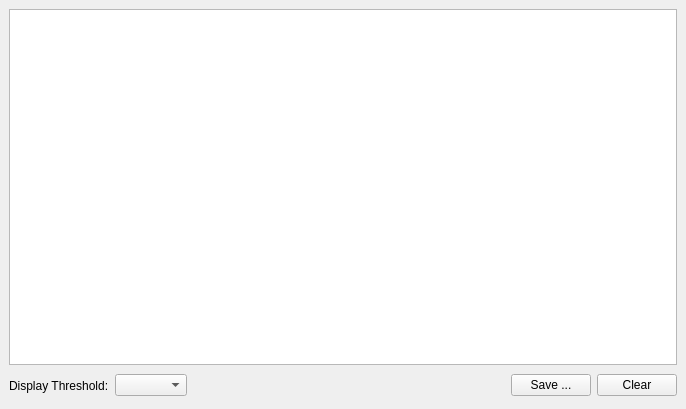
<ui version="4.0" >
 <author></author>
 <comment></comment>
 <exportmacro></exportmacro>
 <class>LogViewWidget</class>
 <widget class="QWidget" name="LogViewWidget" >
  <property name="geometry" >
   <rect>
    <x>0</x>
    <y>0</y>
    <width>686</width>
    <height>409</height>
   </rect>
  </property>
  <property name="windowTitle" >
   <string>Log Messages</string>
  </property>
  <layout class="QVBoxLayout" >
   <property name="margin" >
    <number>9</number>
   </property>
   <property name="spacing" >
    <number>6</number>
   </property>
   <item>
    <widget class="QTextEdit" name="TextArea" >
     <property name="readOnly" >
      <bool>true</bool>
     </property>
    </widget>
   </item>
   <item>
    <layout class="QHBoxLayout" >
     <property name="margin" >
      <number>0</number>
     </property>
     <property name="spacing" >
      <number>6</number>
     </property>
     <item>
      <widget class="QLabel" name="label" >
       <property name="text" >
        <string>Display Threshold:</string>
       </property>
      </widget>
     </item>
     <item>
      <widget class="QComboBox" name="ThresholdSelector" />
     </item>
     <item>
      <spacer>
       <property name="orientation" >
        <enum>Qt::Horizontal</enum>
       </property>
       <property name="sizeType" >
        <enum>QSizePolicy::Expanding</enum>
       </property>
       <property name="sizeHint" >
        <size>
         <width>291</width>
         <height>29</height>
        </size>
       </property>
      </spacer>
     </item>
     <item>
      <widget class="QPushButton" name="SaveButton" >
       <property name="text" >
        <string>Save ...</string>
       </property>
      </widget>
     </item>
     <item>
      <widget class="QPushButton" name="ClearButton" >
       <property name="text" >
        <string>Clear</string>
       </property>
      </widget>
     </item>
    </layout>
   </item>
  </layout>
 </widget>
 <layoutdefault spacing="6" margin="6" />
 <pixmapfunction>qPixmapFromMimeSource</pixmapfunction>
 <resources/>
 <connections>
  <connection>
   <sender>ClearButton</sender>
   <signal>pressed()</signal>
   <receiver>TextArea</receiver>
   <slot>clear()</slot>
   <hints>
    <hint type="sourcelabel" >
     <x>593</x>
     <y>376</y>
    </hint>
    <hint type="destinationlabel" >
     <x>406</x>
     <y>225</y>
    </hint>
   </hints>
  </connection>
 </connections>
</ui>
